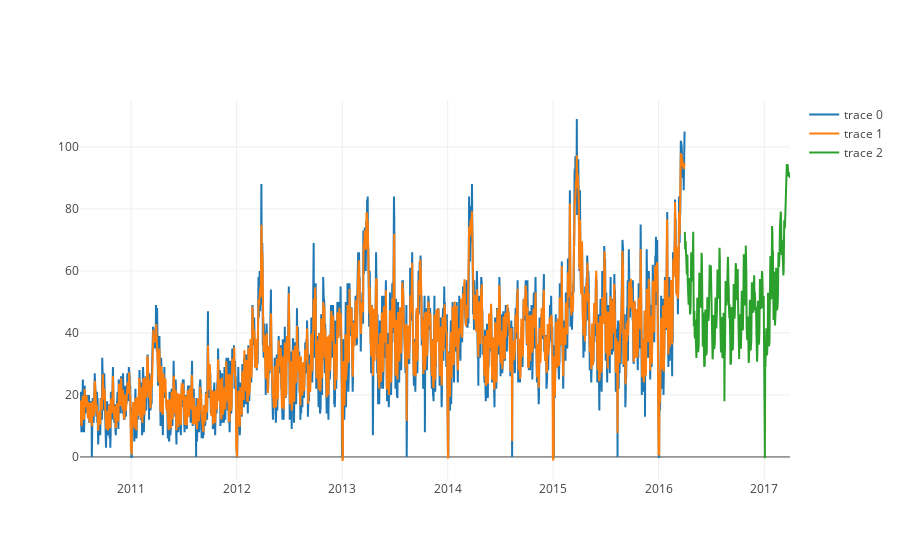

Here is the notebook cell this chart was saved with:
### Code cell
plot = go.Scatter( x=compose.datetime, y=compose['y'])
train_plot = go.Scatter( x=tr_predict["datetime"], y=tr_predict["predict"])
test_plot = go.Scatter( x=te_predict["datetime"], y=te_predict["predict"])
data =[plot,train_plot,test_plot]
plotly.offline.iplot(data)

### Figure 1 — Plotly figure (JSON) as saved in the notebook; plotly's stock layout.template omitted (floating-point values rounded to 4 significant figures; data arrays with more than 128 entries replaced by an {"elided": "..."} marker saying what was removed)
{"data": [{"type": "scatter", "x": {"elided": "2459 str values"}, "y": {"elided": "2459 int values"}}, {"type": "scatter", "x": {"elided": "2094 str values"}, "y": {"elided": "2094 float values"}}, {"type": "scatter", "x": {"elided": "365 str values"}, "y": {"elided": "365 float values"}}], "layout": {}}
